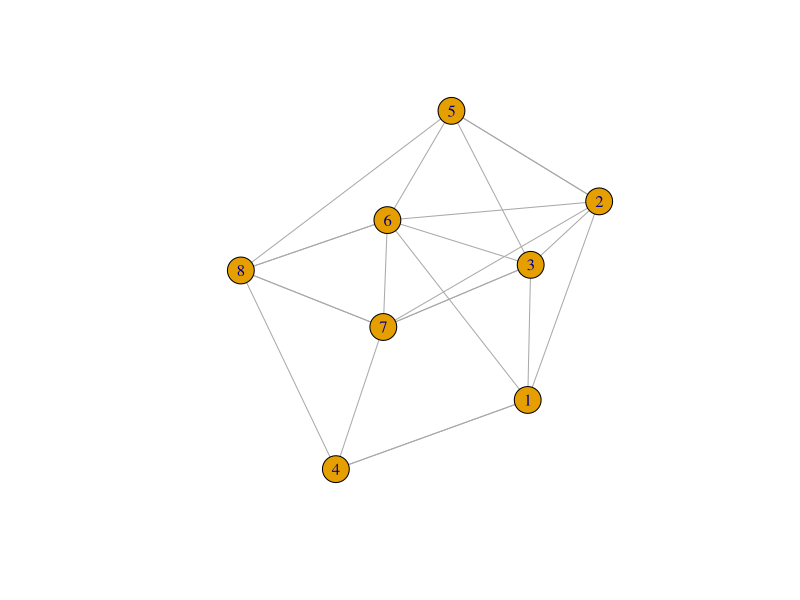
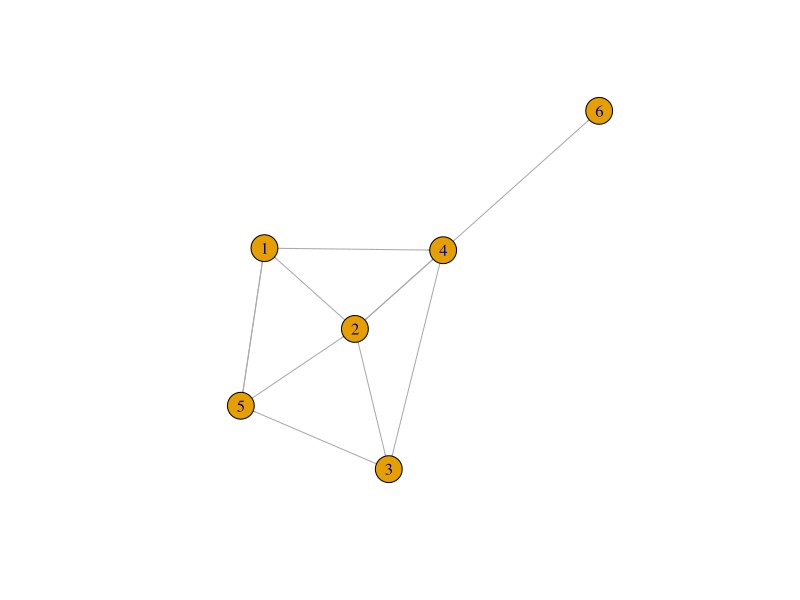
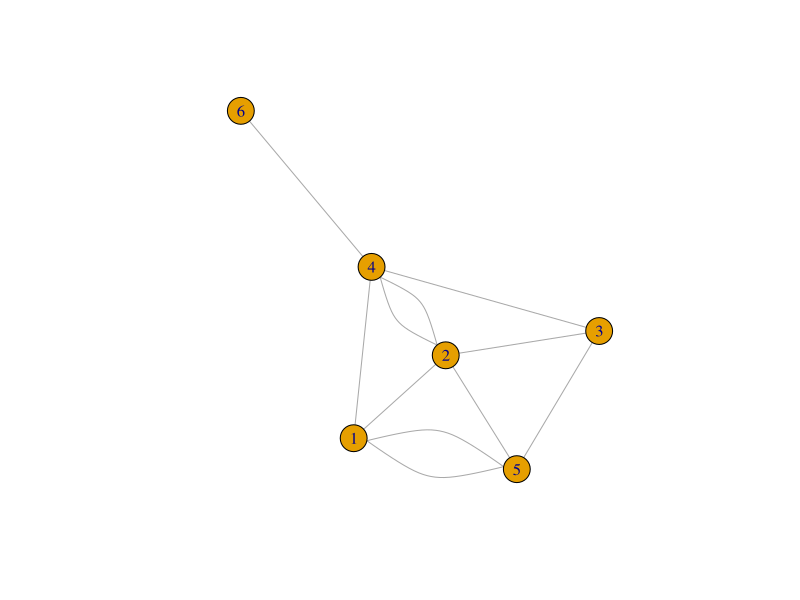
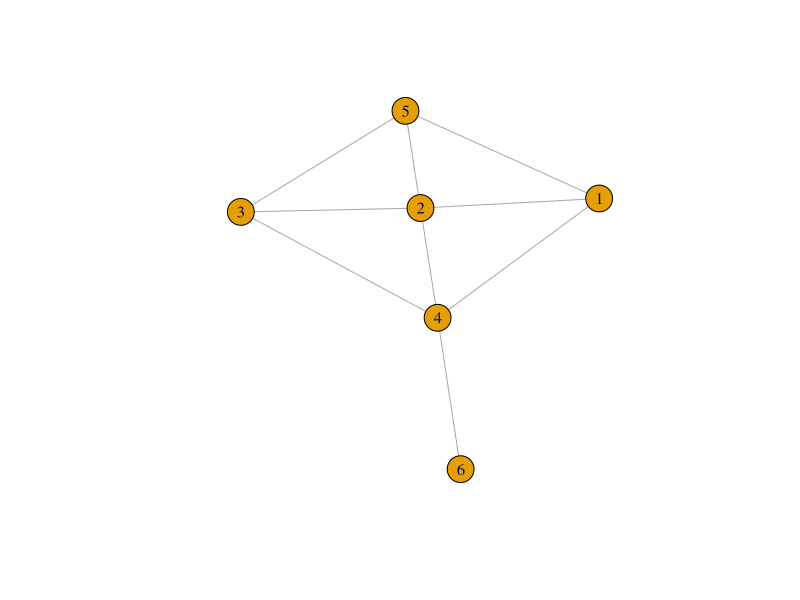
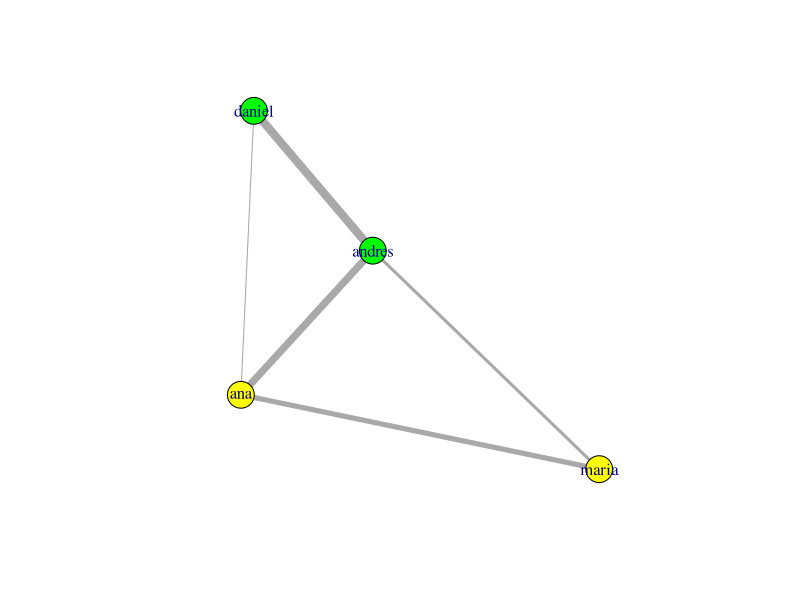
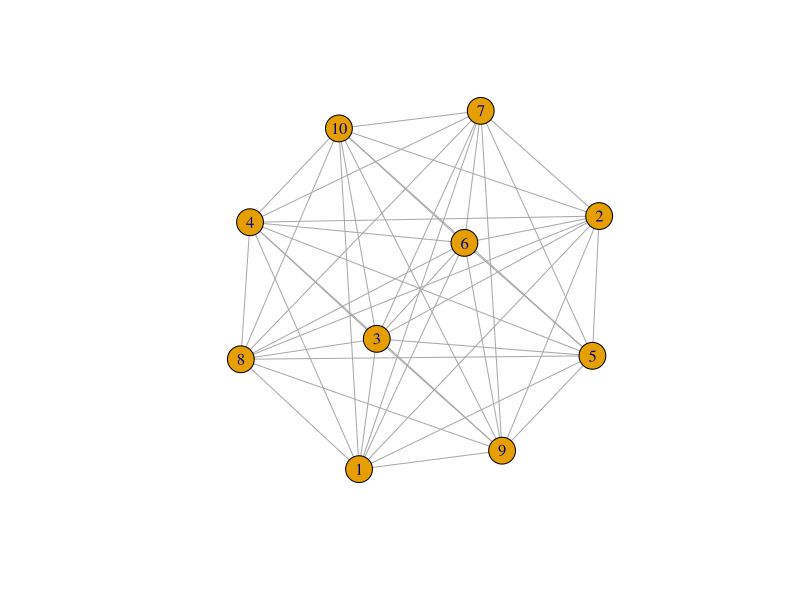
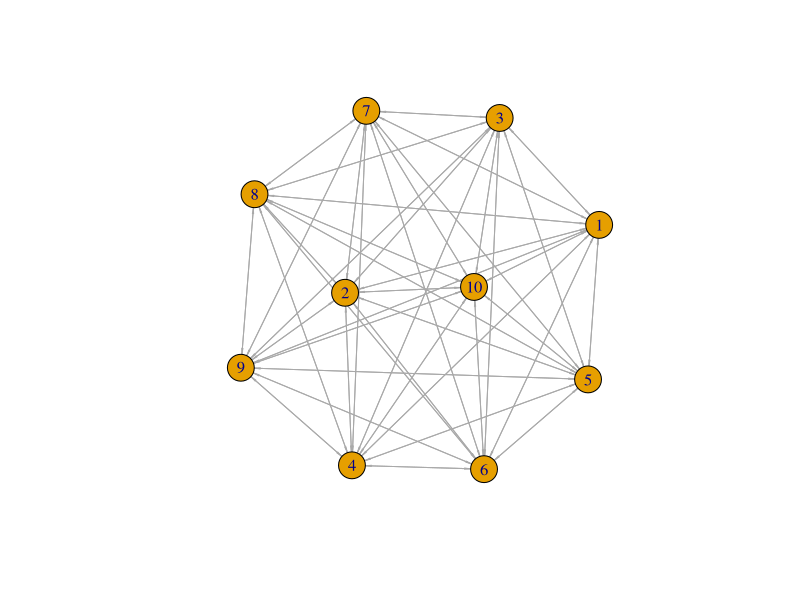
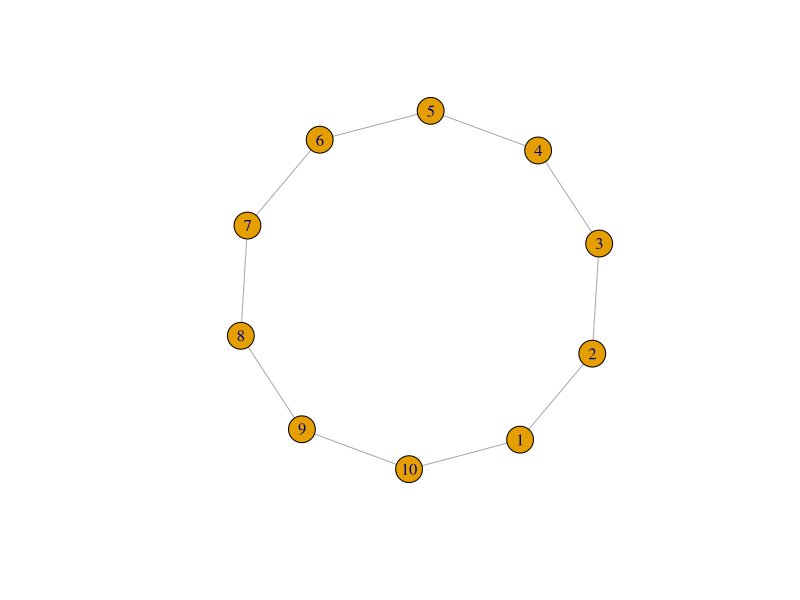

Generate these figures, in order, with R: (Note: this script raises an error after producing the figures.)
# R Scripting I
library(igraph)
rm(list=ls())

# Representaciones más habituales de un grafo

# Matriz de adjacencia: cada posición ij con un valor distinto de cero representa un enlace entre el nodo-i y el nodo-j. En el caso de grafos simples, el enlace se representa con un 1. Si la matriz es simétrica, el grafo es no dirigido. El valor de cada posición también se puede interpretar como el peso del enlace. 

adjmatrix <- matrix( 
    c(0, 1, 1, 1, 0, 0, 0, 0, 
      0, 0, 1, 0, 1, 1, 0, 0,
      0, 0, 0, 0, 0, 0, 1, 0,
      1, 0, 0, 0, 0, 0, 0, 0,
      0, 1, 1, 0, 0, 1, 0, 0,
      1, 0, 1, 0, 0, 0, 0, 1,
      0, 1, 1, 1, 0, 1, 0, 1,
      0, 0, 0, 1, 1, 1, 1, 0), 
    nrow=8,              
    ncol=8,
    byrow=TRUE)        
g <- graph_from_adjacency_matrix(adjmatrix)
str(g)
plot(g, edge.arrow.size=0.01, edge.arrow.width=0.01)
as_adjacency_matrix(g)
V(g)
E(g)

# Lista de enlaces (edgelist):
# Cada enlace se representa con una tupla (i,j) que indica que el nodo i está conectado al nodo j. El conjunto de enlaces forman una matriz o data frame de 2 columnas por tantas filas como enlaces tenga el grafo 

el <- matrix(c(1,5, 
               1,4, 
               2,1, 
               2,3,
               2,4,
               3,5,
               4,2,
               4,3,
               4,6,
               5,1,
               5,2), ncol=2, byrow=TRUE)
g <- graph_from_edgelist(el)
plot(g, edge.arrow.size=0.1, edge.arrow.width=0.1)
g <- graph_from_edgelist(el, directed = FALSE)
plot(g, edge.arrow.size=0.1, edge.arrow.width=0.1)
g <- simplify(g)
plot(g, edge.arrow.size=0.1, edge.arrow.width=0.1)

# Lista de enlaces y descripción de nodos (extendida)
# Los enlaces se representa como un data frame tal como sea explicado anteriormente teniendo en cuenta que columnas adicionales a las dos primeras se tratan como propiedades del enlace. Los nodos se representan como un data frame donde la primera columna incluye el identificador del mismo, y las restantes columnas representan propiedades del nodo 


edges <- data.frame(from=c("andres", "andres","maria", "ana","daniel", "daniel"),
                    to=c("maria","daniel", "ana","andres","andres","ana"),
                    weight=c(0.3, 0.3, 0.5, 0.7, 0.8, 0.1))
nodes <- data.frame(name=c("andres", "maria", "ana", "daniel"),
                    gender=c("M","F","F","M"))

g <- graph_from_data_frame(edges, vertices = nodes)
str(g)
V(g)$gender
plot(g, vertex.color=ifelse(V(g)$gender=="M", "green", "yellow"), edge.width = E(g)$weight*10, edge.arrow.size=0.01, edge.arrow.width=0.01)

# Podemos crear grafos siguiendo un estructura determinada
g <- make_full_graph(10)
plot(g)
g <- make_full_graph(10, directed = TRUE)
plot(g, edge.arrow.size=0.3, edge.arrow.width=0.3)
g <- make_ring(10)   
plot(g)
g <- make_star(10)
plot(g,edge.arrow.size=0.3, edge.arrow.width=0.3)
g <- make_tree(10)
plot(g,edge.arrow.size=0.01, edge.arrow.width=0.01)
g <- make_lattice(c(2,2,3)) #lattice graphs
plot(g)

# Grafos famosos
# Social network of friendships between 34 members of a karate club at a US university in the 1970s. See W. W. Zachary, An information flow model for conflict and fission in small groups, Journal of Anthropological Research 33, 452-473 (1977). 
g <- make_graph("Zachary")
plot(g)

# Leer un grafo desde un fichero
# edglist: el formato más simple que existe. El id de los nodos empieza en cero, y se numeran secuencialmente 
g <- read_graph("el.txt", directed = FALSE)
plot(g,edge.arrow.size=0.01, edge.arrow.width=0.01)
# formatos soportados
#c("edgelist", "pajek", "ncol", "lgl", "graphml",
#  "dimacs", "graphdb", "gml", "dl")

# ncol: los nodos se identifican con etiquetas 
g <- read_graph("ncol.txt", format="ncol", directed=TRUE)
plot(g)

# Leer desde un fichero de enlaces y nodos
edges <- read.csv("edges.csv")
nodes <- read.csv("nodes.csv")
g <- graph_from_data_frame(edges, vertices = nodes)

E(g)$weight <- as.numeric(E(g)$weight)

# Operaciones básicas
V(g)
V(g)[V(g)$gender=="F"]

E(g)
E(g)[2:4 %--% 2:4] 
plot(g,edge.arrow.size=0.01, edge.arrow.width=0.01)

E(g)["andres" %--% 1:4]
incident(g, 1)

E(g)[1 %->% 1:4]
incident(g, 1, mode="out")

E(g)[E(g)$weight > 0.4]

neighbors(g, 1)
neighbors(g, 1, mode="all")

g <- set_edge_attr(g, "polarity", value = c("pos","pos","neg","pos","neg","neg"))
E(g)[E(g)$polarity == "pos"]

#Adding vertices/edges
g <- g + vertex("carla", gender="F")
g <- g + edge("carla", "maria", weight=0.2, polarity="pos")
g <- g + edge("carla", "andres", weight=0.8, polarity="neg")
plot(g, vertex.color=ifelse(V(g)$gender=="M", "green", "yellow"), edge.width = E(g)$weight*10, edge.arrow.size=0.01, edge.arrow.width=2)

g <- delete_vertices(g, (V(g)$name=="carla"))

gfem <- induced.subgraph(g, V(g)$gender=="F")
gfem

# R Scripting II
################################################################################
# Propiedades de las redes
################################################################################
set.seed(0)
grand <- erdos.renyi.game(1000, 0.1)
plot(degree.distribution(grand), xlab="degree", ylab="fraction of nodes",
     pch=1, col=1, type="b")

gpa <- sample_pa(1000, power = 1.5) # old barabasi game
plot(degree.distribution(gpa), xlab="degree", ylab="fraction of nodes",
     pch=1, col=1, type="b", log="x")

gsw <- sample_smallworld(1, 1000, 10, 0.1) # old watts.strogatz.game
mean_distance(gsw)
transitivity(gsw, type="average")

mean_distance(grand)
transitivity(grand, type="average")
